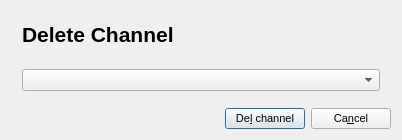
<ui version="4.0" >
 <class>ch_del_dlg</class>
 <widget class="QDialog" name="ch_del_dlg" >
  <property name="geometry" >
   <rect>
    <x>0</x>
    <y>0</y>
    <width>402</width>
    <height>140</height>
   </rect>
  </property>
  <property name="minimumSize" >
   <size>
    <width>300</width>
    <height>140</height>
   </size>
  </property>
  <property name="baseSize" >
   <size>
    <width>300</width>
    <height>140</height>
   </size>
  </property>
  <property name="windowTitle" >
   <string>Del Dialog</string>
  </property>
  <layout class="QGridLayout" >
   <item row="0" column="0" >
    <widget class="Q3Frame" name="frame3" >
     <property name="frameShape" >
      <enum>QFrame::NoFrame</enum>
     </property>
     <property name="frameShadow" >
      <enum>QFrame::Plain</enum>
     </property>
     <layout class="QGridLayout" >
      <item row="0" column="0" >
       <widget class="QLabel" name="textLabel2" >
        <property name="font" >
         <font>
          <pointsize>8</pointsize>
         </font>
        </property>
        <property name="text" >
         <string>&lt;h1>Delete Channel&lt;/h1></string>
        </property>
        <property name="wordWrap" >
         <bool>false</bool>
        </property>
       </widget>
      </item>
      <item row="1" column="0" >
       <spacer>
        <property name="orientation" >
         <enum>Qt::Vertical</enum>
        </property>
        <property name="sizeHint" >
         <size>
          <width>20</width>
          <height>40</height>
         </size>
        </property>
       </spacer>
      </item>
      <item row="2" column="0" >
       <widget class="QComboBox" name="ch_source" >
        <property name="font" >
         <font>
          <pointsize>8</pointsize>
         </font>
        </property>
       </widget>
      </item>
     </layout>
    </widget>
   </item>
   <item row="1" column="0" >
    <layout class="QHBoxLayout" >
     <item>
      <spacer>
       <property name="orientation" >
        <enum>Qt::Horizontal</enum>
       </property>
       <property name="sizeHint" >
        <size>
         <width>40</width>
         <height>20</height>
        </size>
       </property>
      </spacer>
     </item>
     <item>
      <widget class="QPushButton" name="del_button" >
       <property name="font" >
        <font>
         <pointsize>8</pointsize>
        </font>
       </property>
       <property name="text" >
        <string>De&amp;l channel</string>
       </property>
       <property name="shortcut" >
        <string>Alt+L</string>
       </property>
       <property name="default" >
        <bool>true</bool>
       </property>
      </widget>
     </item>
     <item>
      <widget class="QPushButton" name="cancel_button" >
       <property name="font" >
        <font>
         <pointsize>8</pointsize>
        </font>
       </property>
       <property name="text" >
        <string>Ca&amp;ncel</string>
       </property>
       <property name="shortcut" >
        <string>Alt+N</string>
       </property>
      </widget>
     </item>
    </layout>
   </item>
  </layout>
 </widget>
 <layoutdefault spacing="6" margin="11" />
 <pixmapfunction>qPixmapFromMimeSource</pixmapfunction>
 <customwidgets>
  <customwidget>
   <class>Q3Frame</class>
   <extends>QFrame</extends>
   <header>Qt3Support/Q3Frame</header>
   <container>1</container>
  </customwidget>
 </customwidgets>
 <resources/>
 <connections>
  <connection>
   <sender>del_button</sender>
   <signal>clicked()</signal>
   <receiver>ch_del_dlg</receiver>
   <slot>accept()</slot>
   <hints>
    <hint type="sourcelabel" >
     <x>20</x>
     <y>20</y>
    </hint>
    <hint type="destinationlabel" >
     <x>20</x>
     <y>20</y>
    </hint>
   </hints>
  </connection>
  <connection>
   <sender>cancel_button</sender>
   <signal>clicked()</signal>
   <receiver>ch_del_dlg</receiver>
   <slot>reject()</slot>
   <hints>
    <hint type="sourcelabel" >
     <x>20</x>
     <y>20</y>
    </hint>
    <hint type="destinationlabel" >
     <x>20</x>
     <y>20</y>
    </hint>
   </hints>
  </connection>
 </connections>
</ui>
